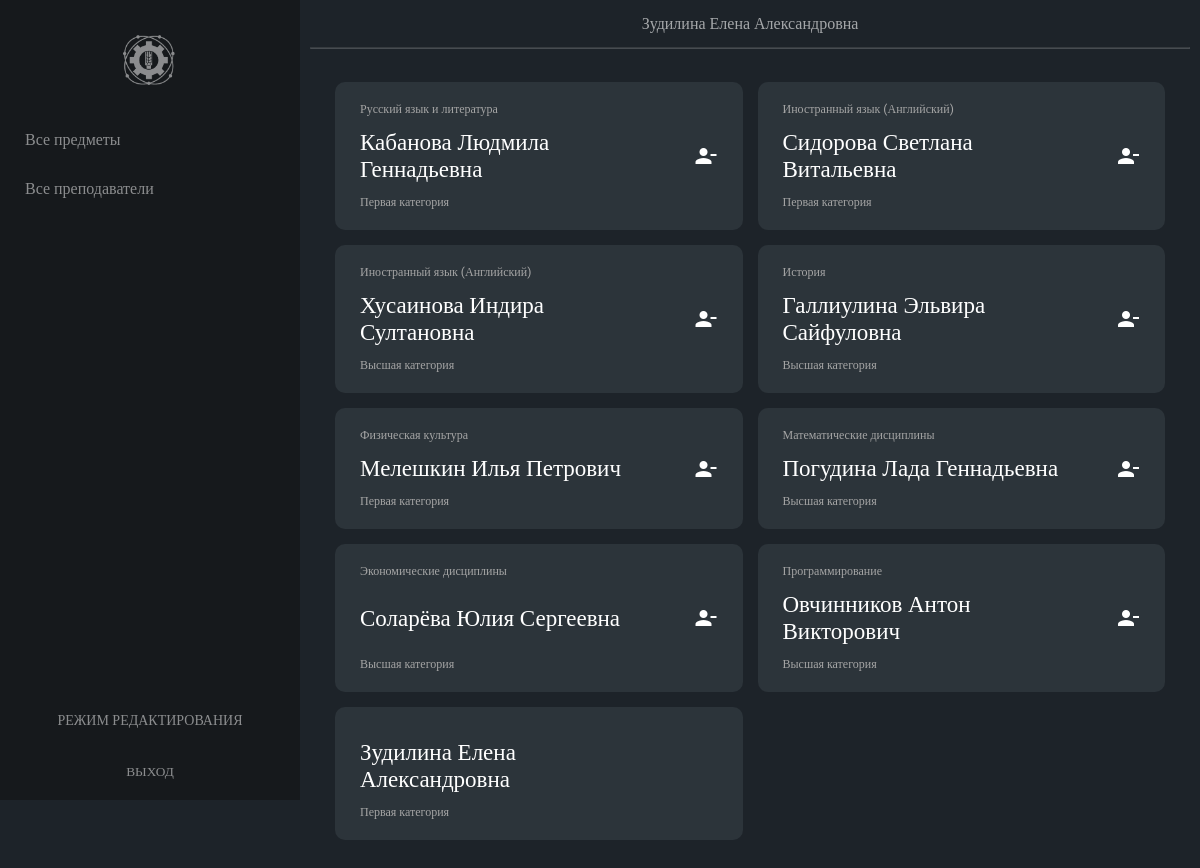
The page /pages/lk/allteachers.php (signed in) on the database its author committed.
### tables this page shows
CREATE TABLE `profiles` (
  `id_profile` int(11) NOT NULL,
  `profile_name` varchar(255) NOT NULL
);

CREATE TABLE `teachers` (
  `id_teacher` int(11) NOT NULL,
  `fio` varchar(255) NOT NULL,
  `id_category` int(11) DEFAULT NULL,
  `email` varchar(255) NOT NULL,
  `password` varchar(255) NOT NULL,
  `id_role` int(11) DEFAULT NULL
);

CREATE TABLE `categories` (
  `id_category` int(11) NOT NULL,
  `category_name` varchar(255) NOT NULL
);

### pages/lk/allteachers.php (the view, shortened to what this page needs)
<?php
    require_once './../../php/connection.php';
    $result = mysqli_query($link,
    "SELECT
    `teachers`.`id_teacher`,
    `teachers`.`fio`,
    `categories`.`category_name`
    FROM
    `teachers`,
    `categories`
    WHERE
    `teachers`.`id_category` = `categories`.`id_category`
    ORDER BY `teachers`.`id_teacher`
    ;");
    $teachers = mysqli_fetch_all($result);
?>
<!DOCTYPE html>
<html lang='ru'>
<head>
    <link rel='stylesheet' href='./../../styles/style.css'>
</head>
<body>
    <?php include './includes/nav.php'; ?>
    <main>
        <?php include './includes/header.php'; ?>
        <section class="all-subjects">
            <?
                foreach ($teachers as $teacher)
                {
                    $profiles = mysqli_fetch_all(mysqli_query($link, "SELECT
                    `profile_name`
                    FROM
                    `profiles`,
                    `teacher-profile`,
                    `teachers`
                    WHERE
                    `teachers`.`id_teacher` = $teacher[0] AND
                    `teacher-profile`.`id_teacher` = `teachers`.`id_teacher` AND
                    `teacher-profile`.`id_profile` = `profiles`.`id_profile`;"));
                    ?>
                    <div class="subject-wrapper" data-subjectId="<?=$teacher[0]?>">
                        <div>
                            <p class="subject-profile">
                                <?
                                    foreach ($profiles as $index => $profile) {
                                        if ($index !== count($profiles) - 1) {
                                            echo $profile[0] . ', ';
                                        }
                                        else {
                                            echo $profile[0];
                                        }
                                    }
                                ?>
                            </p>
                            <p class="subject-name"><?=$teacher[1]?></p>
                            <p class="subject-desc"><?=$teacher[2]?></p>
                        </div>
                        <?php
                            if(isset($_COOKIE['id_admin']) && ($teacher[1] !== $_COOKIE['id_admin']))
                            {?>
                                <button class="removeSubject" id="removeTeacher">
                                    <span class="material-icons">
                                    </span>
                                </button>
                            <?}
                        ?>
                    </div>
                    <?
                }
            ?>
        </section>
    </main>
</body>
</html>

### styles/style.css (style rules this page uses)
*, *::after, *::before { box-sizing: border-box; margin: 0; padding: 0; }
button { border: none; outline: none; background-color: transparent; }
button span.material-icons { display: block; }
html, body { width: 100%; }
html { height: 100%; }
body, input, a, textarea { font-family: "Roboto", serif; }
body { min-height: 100%; color: #FFFFFF; background-color: #1d2329; display: flex; flex-flow: row nowrap; }
main { display: flex; flex-flow: column nowrap; flex-grow: 1; }
main section { padding: 35px; }
section { width: 100%; padding: 25px; }
section.all-subjects, section.all-groups { display: grid; grid-template-columns: 1fr 1fr 1fr 1fr; grid-gap: 15px; }
div.subject-wrapper, a.groups-wrapper { min-width: 300px; padding: 20px 25px; border-radius: 10px; background-color: #2C343A; display: flex; flex-flow: row nowrap; justify-content: space-between; align-items: center; }
div.subject-wrapper div, a.groups-wrapper div { height: 100%; display: flex; flex-flow: column nowrap; justify-content: space-between; align-items: flex-start; }
div.subject-wrapper div p, a.groups-wrapper div p { margin-bottom: 12px; }
div.subject-wrapper div p:last-child, a.groups-wrapper div p:last-child { margin-bottom: unset; }
div.subject-wrapper p.subject-profile, div.subject-wrapper p.subject-desc, div.subject-wrapper p.group-profile, div.subject-wrapper p.group-desc, a.groups-wrapper p.subject-profile, a.groups-wrapper p.subject-desc, a.groups-wrapper p.group-profile, a.groups-wrapper p.group-desc { font-size: 12px; color: #A5A5A5; }
div.subject-wrapper p.subject-desc, div.subject-wrapper p.group-desc, a.groups-wrapper p.subject-desc, a.groups-wrapper p.group-desc { max-width: 200px; }
div.subject-wrapper p.subject-name, div.subject-wrapper p.group-name, a.groups-wrapper p.subject-name, a.groups-wrapper p.group-name { font-size: 23px; max-width: 300px; color: #FFFFFF; }
button.removeSubject span { color: #FFFFFF; }
@media screen and (max-width: 1600px) { section.all-subjects, section.all-groups { display: grid; grid-template-columns: 1fr 1fr 1fr; grid-gap: 15px; } }
@media screen and (max-width: 1400px) { section.all-subjects, section.all-groups { display: grid; grid-template-columns: 1fr 1fr; grid-gap: 15px; } }

### rows shown on the page
teachers: fio "Кабанова Людмила Геннадьевна", id_category.category_name "Первая категория"
profiles: profile_name "Русский язык и литература"
teachers: fio "Сидорова Светлана Витальевна", id_category.category_name "Первая категория"
profiles: profile_name "Иностранный язык (Английский)"
teachers: fio "Хусаинова Индира Султановна", id_category.category_name "Высшая категория"
teachers: fio "Галлиулина Эльвира Сайфуловна", id_category.category_name "Высшая категория"
profiles: profile_name "История"
teachers: fio "Мелешкин Илья Петрович", id_category.category_name "Первая категория"
profiles: profile_name "Физическая культура"
teachers: fio "Погудина Лада Геннадьевна", id_category.category_name "Высшая категория"
profiles: profile_name "Математические дисциплины"
teachers: fio "Соларёва Юлия Сергеевна", id_category.category_name "Высшая категория"
profiles: profile_name "Экономические дисциплины"
teachers: fio "Овчинников Антон Викторович", id_category.category_name "Высшая категория"
profiles: profile_name "Программирование"
teachers: fio "Зудилина Елена Александровна", id_category.category_name "Первая категория"

### other values the page prints
$_COOKIE['id_admin'] "Зудилина Елена Александровна"
